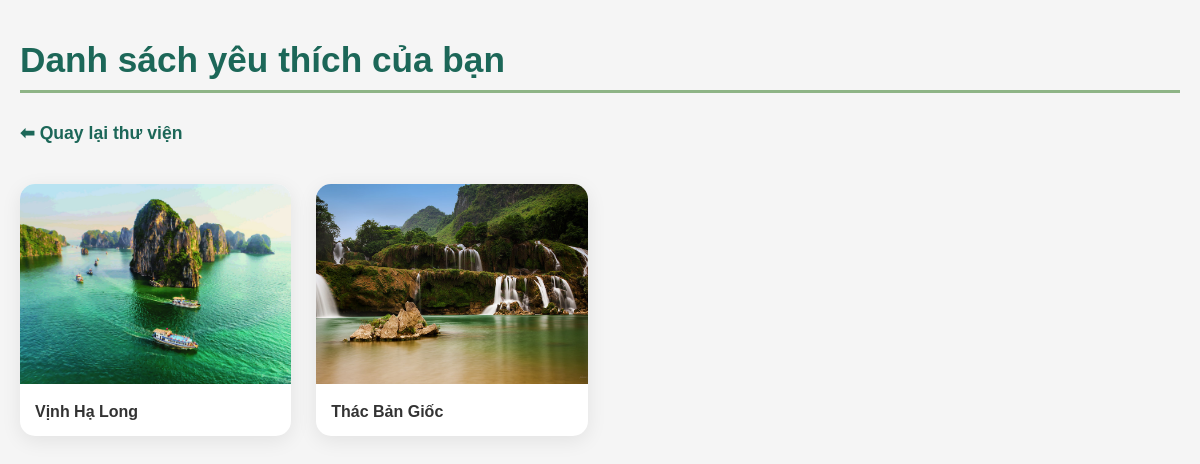
Screenshot of /favorite/list (signed in) with the database file from the repository.
### models.py (models this page shows)
class Image(db.Model):
    __tablename__ = "images"
    id = db.Column(db.Integer, primary_key=True)
    name = db.Column(db.String, nullable=False)
    tags = db.Column(db.String)
    filename = db.Column(db.String)
    description = db.Column(db.Text)
    rating = db.Column(db.Float)
    rating_count = db.Column(db.Integer, default=1) # So luong nguoi danh gia
    address = db.Column(db.String)   # <── thêm dòng này

### add_favorites/routes.py (the view)
@favorite_bp.get("/list")
def list_favorites():
    if "user_id" not in session:
        return redirect(url_for("login", next=url_for("favorite_bp.list_favorites")))
    user_id = session["user_id"]
    favs = db.session.query(Favorite).filter_by(user_id=user_id).all()
    img_ids = [f.image_id for f in favs]
    images = db.session.query(Image).filter(Image.id.in_(img_ids)).all()
    return render_template("favorites.html", images=images)

### app.py (called while the page is built)
@login_manager.user_loader
def load_user(user_id):
    return User.query.get(int(user_id))

### add_favorites/htmltemplates/favorites.html (shortened to what this page needs)
<!DOCTYPE html>
<html lang="vi">
<head>
</head>
<body>
  <h1>Danh sách yêu thích của bạn</h1>
  <a href="/" class="back-link">⬅ Quay lại thư viện</a>
{% if images %}
    <div class="favorites-grid">
        {% for img in images %}
        <div class="image-card" data-id="{{ img.id }}">
            <a href="{{ url_for('image_detail', image_id=img.id) }}">
                <img src="/static/images/{{ img.filename }}" alt="{{ img.name }}">
                <div class="image-info">
                    <p>{{ img.name }}</p>
                </div>
            </a>
        </div>
        {% endfor %}
    </div>
{% else %}
  <p class="empty-message">Bạn chưa có ảnh yêu thích nào. Hãy khám phá và thêm vào!</p>
{% endif %}
</body>
</html>

### add_favorites/htmltemplates/favorites.html (style rules this page uses)
body { font-family: 'Poppins', sans-serif; background-color: #f5f5f5; color: #333; max-width: 1200px; margin: 40px auto; padding: 0 20px; }
h1 { font-size: 2.2em; font-weight: 700; color: #1C6758; margin-bottom: 30px; border-bottom: 3px solid #8EB486; padding-bottom: 10px; }
.back-link { font-size: 1.1em; margin-bottom: 40px; display: block; }
a { text-decoration: none; color: #1C6758; font-weight: 600; transition: color 0.3s; }
.favorites-grid { display: grid; grid-template-columns: repeat(auto-fill, minmax(250px, 1fr)); gap: 25px; }
.image-card { background: white; border-radius: 15px; overflow: hidden; box-shadow: 0 5px 20px rgba(0,0,0,0.08); transition: 0.3s; position: relative; }
.image-card img { width: 100%; height: 200px; object-fit: cover; }
.image-info { padding: 15px; }
.image-info p { font-size: 1em; font-weight: 600; color: #333; margin: 0; text-align: left; }

### rows the page displays
Image: filename (picture), name "Vịnh Hạ Long"
Image: filename (picture), name "Thác Bản Giốc"
